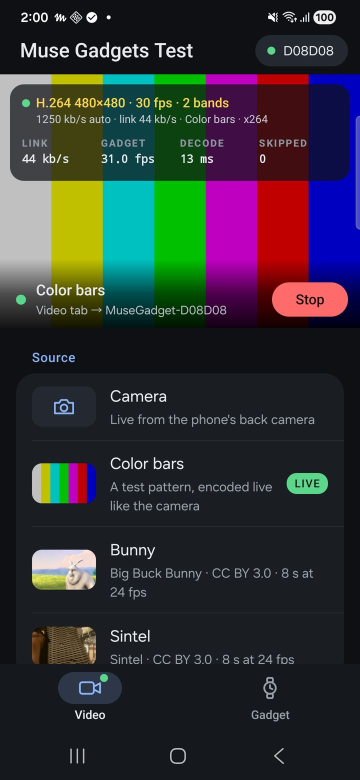
#> input picture .github/images/camstream/android.jpg, 720 x 1560 px (shown at 1/2 size)
$ python image_for_display.py ../../.github/images/camstream/android.jpg out.png
#> lines starting #> are read from the running program, lines starting #| are printed output that depends on the picture
#!/usr/bin/env python3
# Copyright (c) Meta Platforms, Inc. and affiliates.
#
# Licensed under the Apache License, Version 2.0 (the "License");
# you may not use this file except in compliance with the License.
# You may obtain a copy of the License at
#
#     http://www.apache.org/licenses/LICENSE-2.0
#
# Unless required by applicable law or agreed to in writing, software
# distributed under the License is distributed on an "AS IS" BASIS,
# WITHOUT WARRANTIES OR CONDITIONS OF ANY KIND, either express or implied.
# See the License for the specific language governing permissions and
# limitations under the License.

"""Turn an image into a file for `display.draw_url` or `display.draw_file` on a
Link with a display.

The image is scaled to cover the screen (170x320 by default), cropped to the
centre, and written as a baseline JPEG for a .jpg/.jpeg name, otherwise as raw
RGB565 with the high byte first.

Usage: image_for_display.py picture.png out.jpg [--width 480] [--height 480]
"""

import argparse
import struct

from PIL import Image, ImageOps


def main():
    parser = argparse.ArgumentParser(description=__doc__.splitlines()[0])
    parser.add_argument("image")
    parser.add_argument("out")
    parser.add_argument("--width", type=int, default=170)
    parser.add_argument("--height", type=int, default=320)
    args = parser.parse_args()

    img = Image.open(args.image).convert("RGB")
#> img is the input picture: PIL image 720x1560 RGB; mean R, G, B 47.9, 48.9, 52
    img = ImageOps.fit(img, (args.width, args.height), Image.LANCZOS)
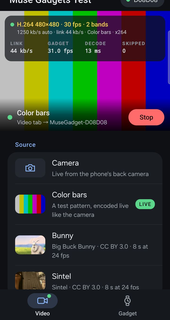
#> img: PIL image 170x320 RGB; mean R, G, B 51.1, 52, 54.9

    if args.out.lower().endswith((".jpg", ".jpeg")):
        # The device's ROM decoder handles baseline JPEG only.
        img.save(args.out, "JPEG", quality=85, progressive=False)
        return
    px = img.load()
    out = bytearray()
    for y in range(args.height):
        for x in range(args.width):
            r, g, b = px[x, y]
            out += struct.pack(">H", (r & 0xF8) << 8 | (g & 0xFC) << 3 | b >> 3)
    with open(args.out, "wb") as f:
        f.write(out)


if __name__ == "__main__":
    main()
